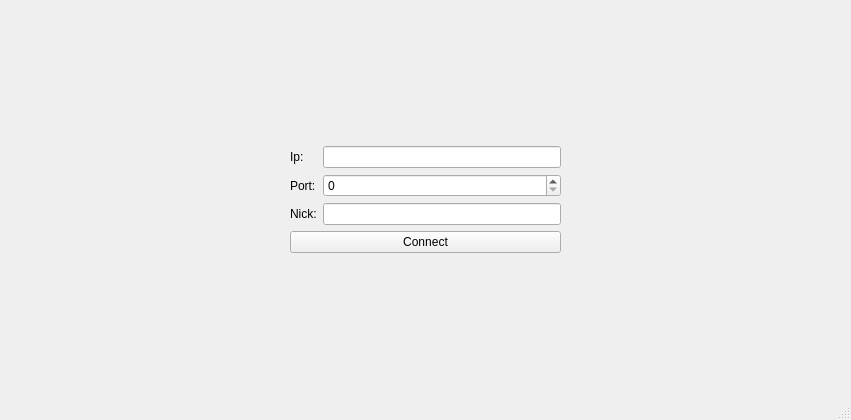
<?xml version="1.0" encoding="UTF-8"?>
<ui version="4.0">
 <class>Clients</class>
 <widget class="QMainWindow" name="Clients">
  <property name="geometry">
   <rect>
    <x>0</x>
    <y>0</y>
    <width>851</width>
    <height>420</height>
   </rect>
  </property>
  <property name="windowTitle">
   <string>Clients</string>
  </property>
  <widget class="QWidget" name="centralwidget">
   <layout class="QVBoxLayout" name="verticalLayout">
    <item>
     <widget class="QStackedWidget" name="stackedWidget">
      <property name="currentIndex">
       <number>0</number>
      </property>
      <widget class="QWidget" name="page">
       <layout class="QHBoxLayout" name="horizontalLayout_2">
        <item>
         <spacer name="horizontalSpacer">
          <property name="orientation">
           <enum>Qt::Horizontal</enum>
          </property>
          <property name="sizeHint" stdset="0">
           <size>
            <width>258</width>
            <height>20</height>
           </size>
          </property>
         </spacer>
        </item>
        <item>
         <layout class="QVBoxLayout" name="verticalLayout_4">
          <item>
           <spacer name="verticalSpacer">
            <property name="orientation">
             <enum>Qt::Vertical</enum>
            </property>
            <property name="sizeHint" stdset="0">
             <size>
              <width>20</width>
              <height>40</height>
             </size>
            </property>
           </spacer>
          </item>
          <item>
           <layout class="QHBoxLayout" name="horizontalLayout">
            <item>
             <layout class="QVBoxLayout" name="verticalLayout_3">
              <item>
               <widget class="QLabel" name="label">
                <property name="text">
                 <string>Ip:</string>
                </property>
               </widget>
              </item>
              <item>
               <widget class="QLabel" name="label_2">
                <property name="text">
                 <string>Port:</string>
                </property>
               </widget>
              </item>
              <item>
               <widget class="QLabel" name="label_3">
                <property name="text">
                 <string>Nick:</string>
                </property>
               </widget>
              </item>
             </layout>
            </item>
            <item>
             <layout class="QVBoxLayout" name="verticalLayout_2">
              <item>
               <widget class="QLineEdit" name="e_ip"/>
              </item>
              <item>
               <widget class="QSpinBox" name="s_port"/>
              </item>
              <item>
               <widget class="QLineEdit" name="e_nick"/>
              </item>
             </layout>
            </item>
           </layout>
          </item>
          <item>
           <widget class="QPushButton" name="b_connect">
            <property name="text">
             <string>Connect</string>
            </property>
           </widget>
          </item>
          <item>
           <spacer name="verticalSpacer_2">
            <property name="orientation">
             <enum>Qt::Vertical</enum>
            </property>
            <property name="sizeHint" stdset="0">
             <size>
              <width>20</width>
              <height>40</height>
             </size>
            </property>
           </spacer>
          </item>
         </layout>
        </item>
        <item>
         <spacer name="horizontalSpacer_2">
          <property name="orientation">
           <enum>Qt::Horizontal</enum>
          </property>
          <property name="sizeHint" stdset="0">
           <size>
            <width>258</width>
            <height>20</height>
           </size>
          </property>
         </spacer>
        </item>
       </layout>
      </widget>
      <widget class="QWidget" name="page_2">
       <layout class="QVBoxLayout" name="verticalLayout_5">
        <item>
         <layout class="QHBoxLayout" name="horizontalLayout_4">
          <property name="sizeConstraint">
           <enum>QLayout::SetMaximumSize</enum>
          </property>
          <item>
           <widget class="QTextEdit" name="te_chat">
            <property name="sizePolicy">
             <sizepolicy hsizetype="Expanding" vsizetype="Maximum">
              <horstretch>0</horstretch>
              <verstretch>0</verstretch>
             </sizepolicy>
            </property>
            <property name="verticalScrollBarPolicy">
             <enum>Qt::ScrollBarAsNeeded</enum>
            </property>
            <property name="sizeAdjustPolicy">
             <enum>QAbstractScrollArea::AdjustIgnored</enum>
            </property>
           </widget>
          </item>
          <item>
           <widget class="QListWidget" name="listWidget">
            <property name="sizePolicy">
             <sizepolicy hsizetype="Expanding" vsizetype="Maximum">
              <horstretch>0</horstretch>
              <verstretch>0</verstretch>
             </sizepolicy>
            </property>
            <property name="minimumSize">
             <size>
              <width>160</width>
              <height>0</height>
             </size>
            </property>
            <property name="maximumSize">
             <size>
              <width>160</width>
              <height>16777215</height>
             </size>
            </property>
           </widget>
          </item>
         </layout>
        </item>
        <item>
         <layout class="QHBoxLayout" name="horizontalLayout_3">
          <property name="spacing">
           <number>0</number>
          </property>
          <property name="sizeConstraint">
           <enum>QLayout::SetMinimumSize</enum>
          </property>
          <item>
           <widget class="QTextEdit" name="te_input">
            <property name="sizePolicy">
             <sizepolicy hsizetype="Expanding" vsizetype="Minimum">
              <horstretch>0</horstretch>
              <verstretch>0</verstretch>
             </sizepolicy>
            </property>
            <property name="minimumSize">
             <size>
              <width>0</width>
              <height>100</height>
             </size>
            </property>
            <property name="maximumSize">
             <size>
              <width>16777215</width>
              <height>100</height>
             </size>
            </property>
           </widget>
          </item>
          <item>
           <widget class="QPushButton" name="b_send">
            <property name="sizePolicy">
             <sizepolicy hsizetype="Minimum" vsizetype="Minimum">
              <horstretch>0</horstretch>
              <verstretch>0</verstretch>
             </sizepolicy>
            </property>
            <property name="minimumSize">
             <size>
              <width>100</width>
              <height>100</height>
             </size>
            </property>
            <property name="maximumSize">
             <size>
              <width>100</width>
              <height>100</height>
             </size>
            </property>
            <property name="text">
             <string>&gt;</string>
            </property>
           </widget>
          </item>
         </layout>
        </item>
       </layout>
      </widget>
     </widget>
    </item>
   </layout>
  </widget>
  <widget class="QMenuBar" name="menubar">
   <property name="geometry">
    <rect>
     <x>0</x>
     <y>0</y>
     <width>851</width>
     <height>24</height>
    </rect>
   </property>
  </widget>
  <widget class="QStatusBar" name="statusbar"/>
 </widget>
 <resources/>
 <connections/>
</ui>
